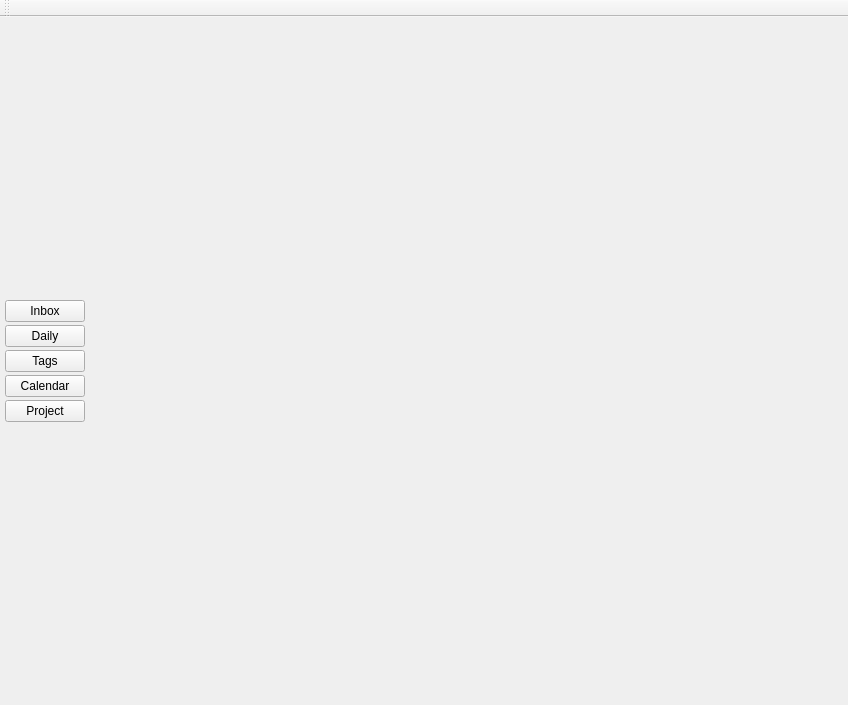
<?xml version="1.0" encoding="UTF-8"?>
<ui version="4.0">
 <class>MainWindow</class>
 <widget class="QMainWindow" name="MainWindow">
  <property name="geometry">
   <rect>
    <x>0</x>
    <y>0</y>
    <width>848</width>
    <height>705</height>
   </rect>
  </property>
  <property name="windowTitle">
   <string>MainWindow</string>
  </property>
  <widget class="QWidget" name="centralWidget">
   <layout class="QHBoxLayout" name="horizontalLayout">
    <property name="spacing">
     <number>0</number>
    </property>
    <property name="leftMargin">
     <number>0</number>
    </property>
    <property name="topMargin">
     <number>0</number>
    </property>
    <property name="rightMargin">
     <number>0</number>
    </property>
    <property name="bottomMargin">
     <number>0</number>
    </property>
    <item>
     <widget class="QWidget" name="widget" native="true">
      <layout class="QVBoxLayout" name="verticalLayout">
       <property name="spacing">
        <number>3</number>
       </property>
       <property name="leftMargin">
        <number>5</number>
       </property>
       <property name="topMargin">
        <number>5</number>
       </property>
       <property name="rightMargin">
        <number>5</number>
       </property>
       <property name="bottomMargin">
        <number>5</number>
       </property>
       <item>
        <spacer name="verticalSpacer_2">
         <property name="orientation">
          <enum>Qt::Vertical</enum>
         </property>
         <property name="sizeHint" stdset="0">
          <size>
           <width>20</width>
           <height>267</height>
          </size>
         </property>
        </spacer>
       </item>
       <item>
        <widget class="QPushButton" name="inboxModePushButton">
         <property name="text">
          <string>Inbox</string>
         </property>
         <property name="checkable">
          <bool>true</bool>
         </property>
         <property name="checked">
          <bool>false</bool>
         </property>
         <property name="flat">
          <bool>false</bool>
         </property>
        </widget>
       </item>
       <item>
        <widget class="QPushButton" name="dailyModePushButton">
         <property name="text">
          <string>Daily</string>
         </property>
         <property name="checkable">
          <bool>true</bool>
         </property>
        </widget>
       </item>
       <item>
        <widget class="QPushButton" name="tagModePushButton">
         <property name="text">
          <string>Tags</string>
         </property>
         <property name="checkable">
          <bool>true</bool>
         </property>
        </widget>
       </item>
       <item>
        <widget class="QPushButton" name="calendarPushButton">
         <property name="text">
          <string>Calendar</string>
         </property>
         <property name="checkable">
          <bool>true</bool>
         </property>
        </widget>
       </item>
       <item>
        <widget class="QPushButton" name="projectPushButton">
         <property name="text">
          <string>Project</string>
         </property>
         <property name="checkable">
          <bool>true</bool>
         </property>
        </widget>
       </item>
       <item>
        <spacer name="verticalSpacer">
         <property name="orientation">
          <enum>Qt::Vertical</enum>
         </property>
         <property name="sizeHint" stdset="0">
          <size>
           <width>20</width>
           <height>266</height>
          </size>
         </property>
        </spacer>
       </item>
      </layout>
     </widget>
    </item>
    <item>
     <widget class="QStackedWidget" name="stackedWidget">
      <widget class="QWidget" name="page"/>
      <widget class="QWidget" name="page_2"/>
     </widget>
    </item>
   </layout>
  </widget>
  <widget class="QMenuBar" name="menuBar">
   <property name="geometry">
    <rect>
     <x>0</x>
     <y>0</y>
     <width>848</width>
     <height>30</height>
    </rect>
   </property>
  </widget>
  <widget class="QToolBar" name="mainToolBar">
   <attribute name="toolBarArea">
    <enum>TopToolBarArea</enum>
   </attribute>
   <attribute name="toolBarBreak">
    <bool>false</bool>
   </attribute>
  </widget>
 </widget>
 <layoutdefault spacing="6" margin="11"/>
 <resources/>
 <connections/>
</ui>
